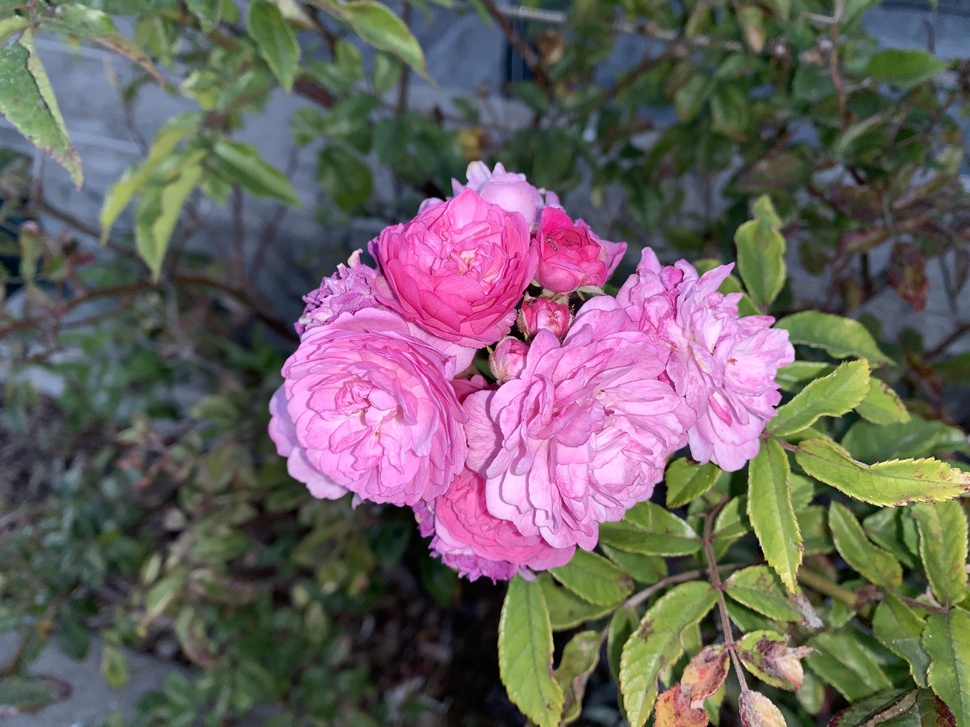
#> input picture image-creator/flower.jpg, 970 x 727 px, shrunk from 4032 x 3024 before the run, found by its file name
$ python merge.py
#> lines starting #> are read from the running program, lines starting #| are printed output that depends on the picture
from PIL import Image, ImageMorph, ImagePalette
import numpy as np

img1 = Image.open('flower.jpg').convert('RGBA')
img2 = Image.open('deep_fried.jpg').convert('RGBA')
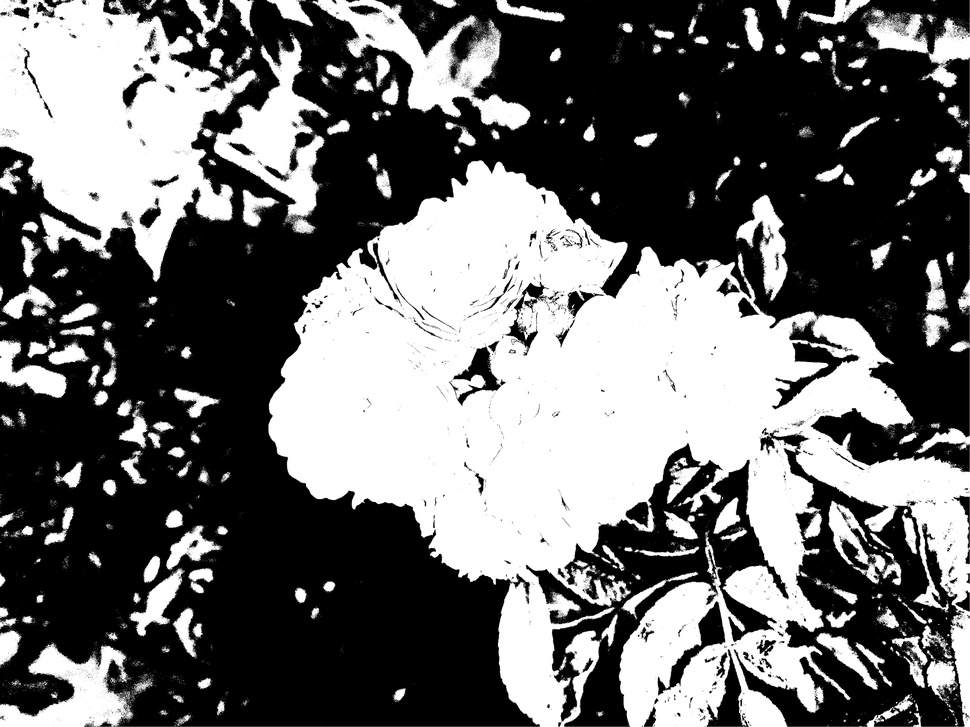
#> input picture art/deep_fried.jpg, 970 x 727 px, shrunk from 4032 x 3024 before the run

# color = list(img2.getpixel((50,50)))[0:3]


color = [255,255,255]

img2 = img2.convert('RGBA')
data = np.array(img2)
rgb = data[:,:,:3]
#> rgb is the input picture: shape (727, 970, 3); min 0, max 255, mean 108
# print(rgb)

def change(color):
    mask = np.all(rgb == color, axis = -1)
    data[mask] = [0,0,0,255]

# [28 lines of commented-out code are left out]


img3 = Image.blend(img1, img2, 0.6).convert('RGB')
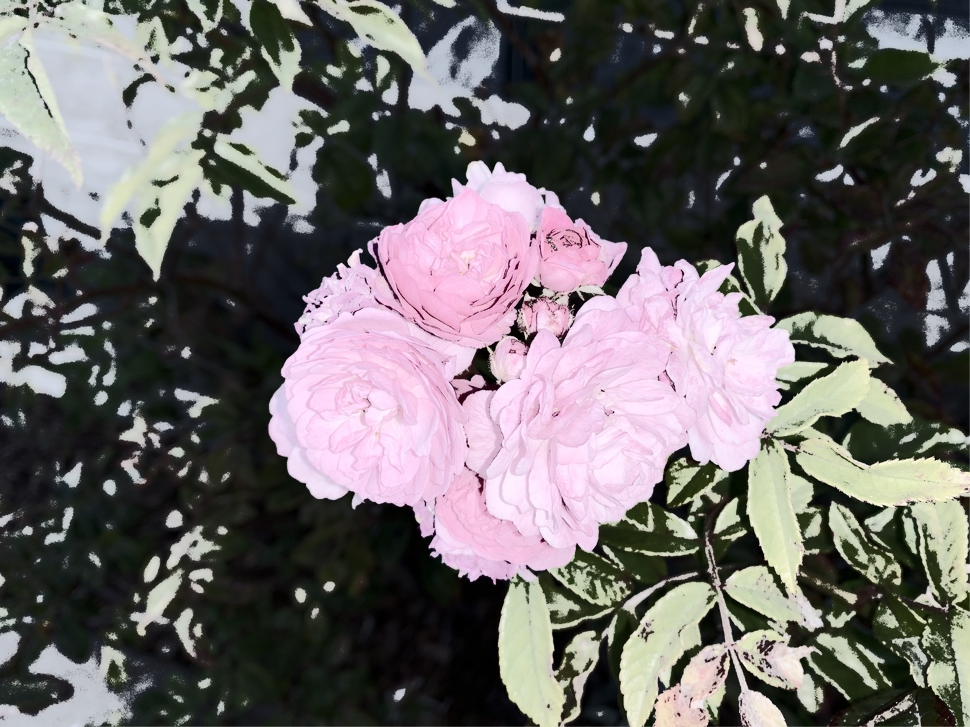
#> img3: PIL image 970x727 RGB; mean R, G, B 107.4, 103.4, 103.5
img3.save('image.jpg')
